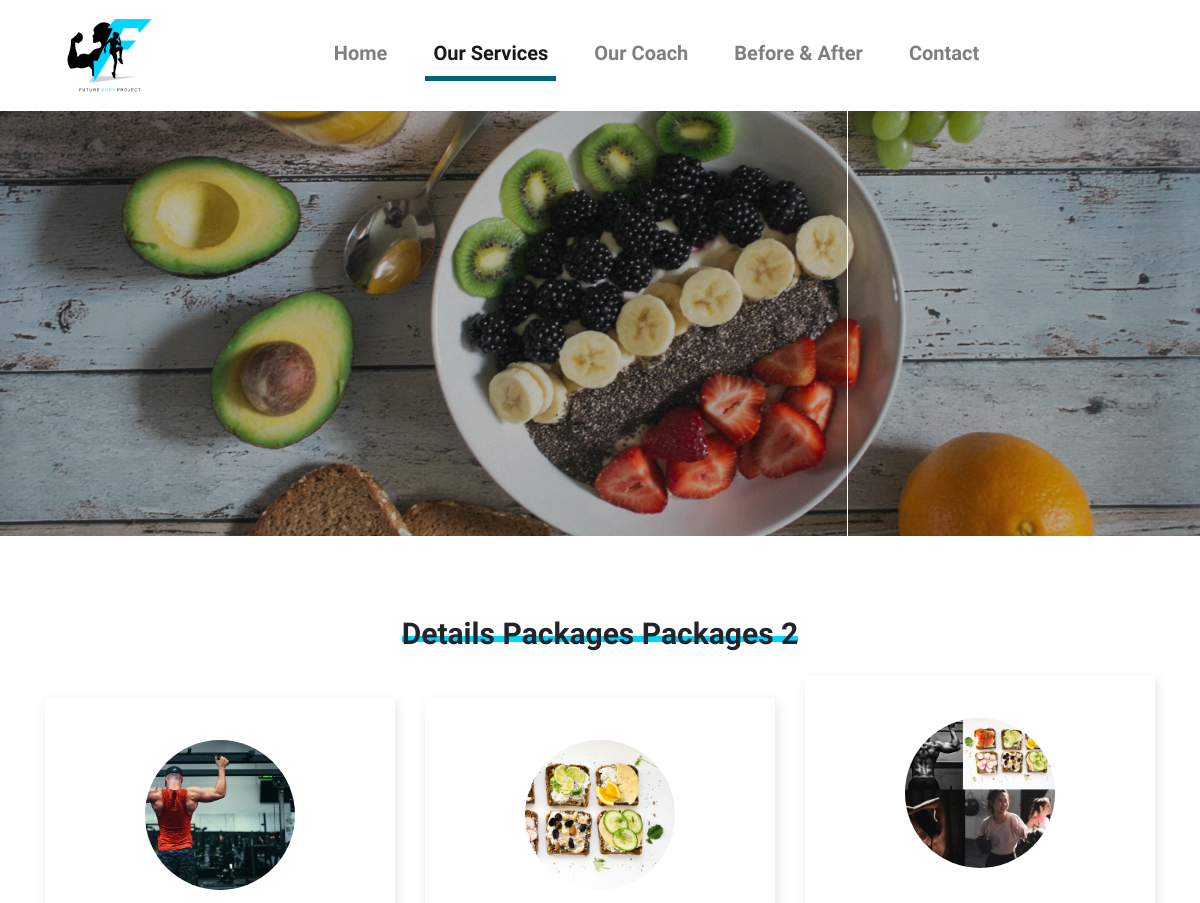
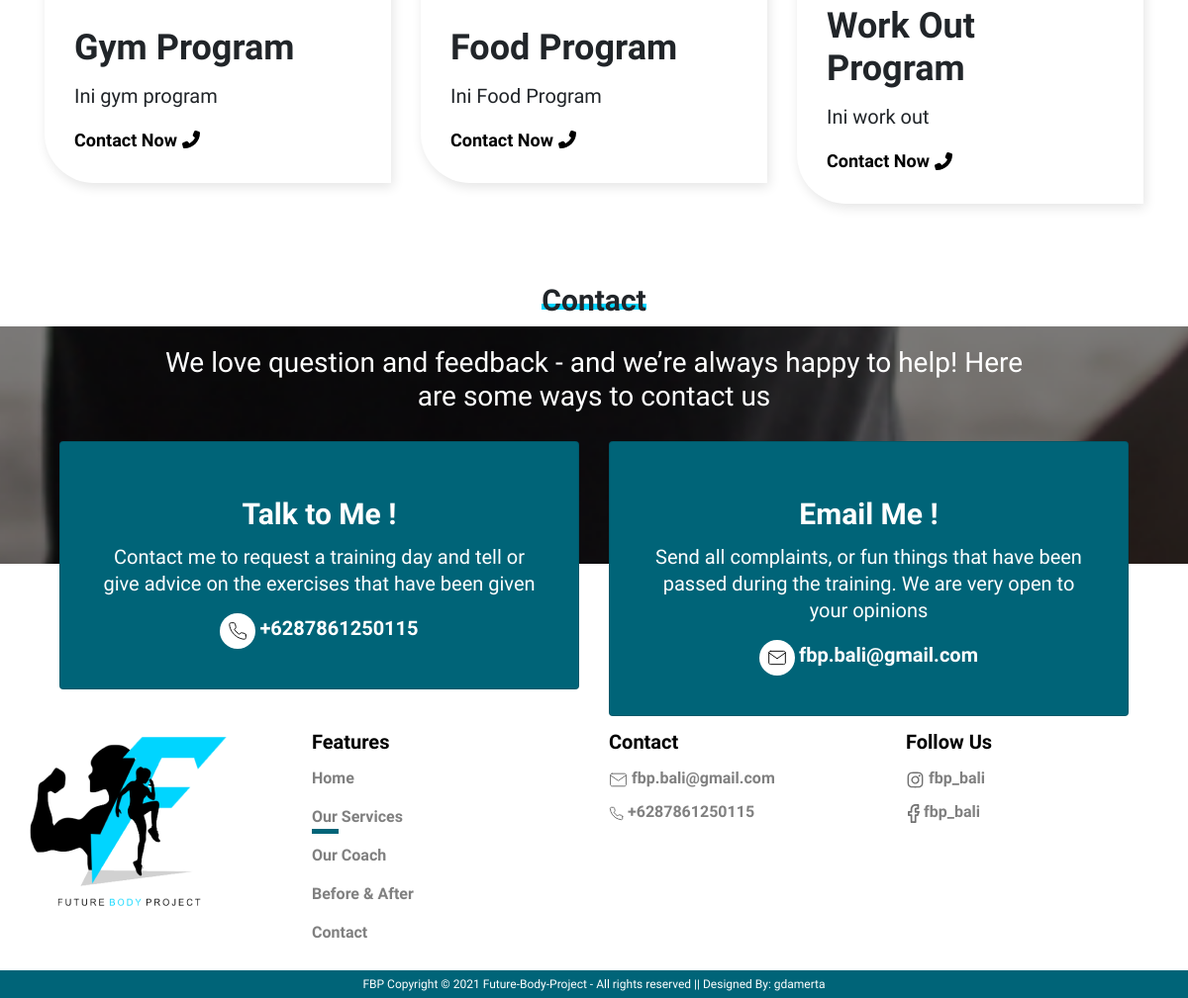
The app's page /home/detail_packages/15 with its own data (2 pictures, top to bottom).
### tables this page shows
CREATE TABLE `packages` (
  `id` int(11) NOT NULL,
  `title_packages` text NOT NULL,
  `slug` varchar(100) NOT NULL,
  `descriptions` text NOT NULL,
  `photos` varchar(255) NOT NULL,
  `created_at` timestamp NOT NULL DEFAULT CURRENT_TIMESTAMP
);

CREATE TABLE `packages_details` (
  `id` int(11) NOT NULL,
  `title_packages_details` text NOT NULL,
  `slug_details` varchar(255) NOT NULL,
  `descriptions_details` text NOT NULL,
  `photos_details` varchar(255) NOT NULL,
  `id_packages` int(11) NOT NULL
);

### app/core/Controller.php (called while the page is built, shortened)
<?php
class Controller
{
    public function view($view, $data = [])
    {
        require_once 'app/views/'. $view . '.php';
    }
    public function model($model)
    {
        return new $model;
    }
}

### app/controllers/home.php (called while the page is built, shortened)
<?php
class Home extends Controller
{
    public function detail_packages($id)
    {
        $data['title'] = 'Future Body Project - Packages Details';
        $data['set_active'] = 'our-services';
        $data['packages_details'] = $this->model("Home_model")->getDetailsPackages($id);
        $data['packages_title'] = $this->model("Home_model")->getTitlePackages($id);
        $this->view('home/detail-packages', $data);
    }
}

### app/core/App.php (called while the page is built, shortened)
<?php
class App
{
    protected $method = 'index';
    protected $params = [];
    public function __construct()
    {
        $url = $this->parseURL();
        if (file_exists('app/controllers/'. $url[0] .'.php')) {
            unset($url[0]);
        }
        $this->controller = new $this->controller;
        if (isset($url[1])) {
            if(method_exists($this->controller, $url[1])) {
                $this->method = $url[1];
                unset($url[1]);
            }
        }
        if (!empty($url)) {
            $this->params = array_values($url);
        }
        call_user_func_array([$this->controller, $this->method], $this->params);
    }
    public function parseURL()
    {
        if (isset($_GET['url'])) {
            $url = rtrim($_GET['url'], '/');
            $url = filter_var($url, FILTER_SANITIZE_URL);
            $url = explode('/', $url);
            return $url;
        }
    }
}

### index.php (called while the page is built, shortened)
<?php
$app = new App;

### app/core/Database.php (called while the page is built, shortened)
<?php
class Database
{
    private $host = DB_HOST;
    private $user = DB_USER;
    private $pass = DB_PASS;
    private $name = DB_NAME;
    private $dbh;
    private $stmt;
    public function __construct()
    {
        $dsn = 'mysql:host=' . $this->host . ';dbname=' . $this->name;
        $option = [
            PDO::ATTR_PERSISTENT => true,
            PDO::ATTR_ERRMODE => PDO::ERRMODE_EXCEPTION
        ];
        try {
            $this->dbh = new PDO($dsn, $this->user, $this->pass, $option);
        } catch (PDOException $e) {
            die($e->getMessage());
        }
    }
    public function query($query)
    {
        $this->stmt = $this->dbh->prepare($query);
    }
    public function bind($param, $value, $type = null)
    {
        if (is_null($type)) {
            switch (true) {
                default:
                    $type = PDO::PARAM_STR;
            }
        }
        $this->stmt->bindValue($param, $value, $type);
    }
    public function execute()
    {
        $this->stmt->execute();
    }
    public function resultAll()
    {
        $this->execute();
        return $this->stmt->fetchAll(PDO::FETCH_ASSOC);
    }
    public function single()
    {
        $this->execute();
        return $this->stmt->fetch(PDO::FETCH_ASSOC);
    }
}

### app/models/Home_model.php (called while the page is built, shortened)
<?php
class Home_model
{
    private $db;
    public function __construct()
    {
        $this->db = new Database;
    }
    public function getDetailsPackages($id)
    {
        $this->db->query("SELECT packages_details.*, packages.title_packages FROM packages_details INNER JOIN packages ON packages_details.id_packages = packages.id WHERE packages_details.id_packages = :id_packages");
        $this->db->bind('id_packages',$id);
        return $this->db->resultAll();
    }
    public function getTitlePackages($id)
    {
        $this->db->query("SELECT packages_details.*, packages.title_packages FROM packages_details INNER JOIN packages ON packages_details.id_packages = packages.id WHERE packages_details.id_packages = :id_packages");
        $this->db->bind('id_packages',$id);
        return $this->db->single();
    }
}

### app/views/home/detail-packages.php (the view, shortened to what this page needs)
<div id="carouselExampleSlidesOnly" class="carousel slide" data-ride="carousel">
    <div class="carousel-inner">
        <div class="carousel-item active" data-interval="4000">
            <img src="<?= baseurl ?>/assets/images/banner-services-1.jpg" class="d-block w-100" alt="..." />
        </div>
    </div>
</div>
<div class="container" style="margin-top: 5em">
    <div class="row">
        <div class="col-lg-12 col-md-12 text-center">
            <h2 class="text-title">
                <span class="underline-title-text">Details Packages
                    <?= $data['packages_title']['title_packages'] ?></span>
            </h2>
        </div>
    </div>
</div>
<div class="container">
    <div class="row">
        <?php foreach($data['packages_details'] as $packages_details) :?>
        <div class="col-lg-4 col-md-6 col-sm-6 align-items-center justify-content-center d-flex" data-aos="fade-up"
            data-aos-anchor-placement="top-bottom" data-aos-duration="1000">
            <div class="card-pages-services card mt-3">
                <div class="row no-gutters">
                    <div class="col-lg-12 col-md-12 col-sm-12">
                        <?php if($packages_details['photos_details']) : ?>
                        <img class="mx-auto card-img-top image--cover"
                            src="<?= baseurl ?>/assets/images/<?= $packages_details['photos_details']?>" alt="">
                        <?php else : ?>
                        <img class="mt-0 image--cover" src="<?= baseurl ?>/assets/images/default.jpg" alt="" />
                        <?php endif; ?>
                    </div>
                    <div class="col-lg-12 col-md-12 col-sm-12">
                        <div class="card-body card-body-packages">
                            <h5 class="card-title title-packages-card" style="margin-top: 0;">
                                <?= $packages_details['title_packages_details']?>
                            </h5>
                            <p class="card-text subtitle-packages">
                                <?= $packages_details['descriptions_details']?>
                            </p>
                            <a href="https://api.whatsapp.com/send?phone=6287861250115"> Contact Now<i
                                    class="fas fa-phone-alt" style="margin-left: 5px;"></i></a>
                        </div>
                    </div>
                </div>
            </div>
        </div>
        <?php endforeach;?>
    </div>
</div>
<div class="container-lg" style="margin-top: 5em">
    <div class="row">
        <div class="col-lg-12 col-md-12 text-center">
            <h2 class="text-title">
                <span class="underline-title-text">Contact</span>
            </h2>
        </div>
    </div>
</div>
<div class="bg-contact">
    <h1 class="subtitle-contact">
        We love question and feedback - and we’re always happy to help! Here
        <br />
        are some ways to contact us
    </h1>
    <div class="container">
        <div class="container-contact col-md-12 col-sm-12">
            <div class="row row-cols-1 row-cols-md-2">
                <div class="col-lg-6 mb-4">
                    <div class="card card-contact">
                        <div class="card-body">
                            <h5 class="card-title title-card-contact">Talk to Me !</h5>
                            <p class="card-text subtitle-card-contact">
                                Contact me to request a training day and tell or give advice
                                on the exercises that have been given
                            </p>
                            <div class="container">
                                <div class="row">
                                    <div class="col-lg-12 text-center link-contact">
                                        <img src="<?= baseurl ?>/assets/images/phone-contact.svg" alt="" />
                                        <a href="https://api.whatsapp.com/send?phone=6287861250115">+6287861250115</a>
                                    </div>
                                </div>
                            </div>
                        </div>
                    </div>
                </div>
                <div class="col-lg-6 mb-4">
                    <div class="card card-contact">
                        <div class="card-body">
                            <h5 class="card-title title-card-contact">Email Me !</h5>
                            <p class="card-text subtitle-card-contact">
                                Send all complaints, or fun things that have been passed
                                during the training. We are very open to your opinions
                            </p>
                            <div class="container">
                                <div class="row">
                                    <div class="col-lg-12 text-center link-contact">
                                        <img src="<?= baseurl ?>/assets/images/email-card.svg" alt="" />
                                        <a href="">fbp.bali@gmail.com</a>
                                    </div>
                                </div>
                            </div>
                        </div>
                    </div>
                </div>
            </div>
        </div>
    </div>
</div>

### records on screen
packages: title_packages "Packages 2"
packages_details: photos_details (picture), title_packages_details "Gym Program", descriptions_details "Ini gym program"
packages_details: photos_details (picture), title_packages_details "Food Program", descriptions_details "Ini Food Program"
packages_details: photos_details (picture), title_packages_details "Work Out Program", descriptions_details "Ini work out"
